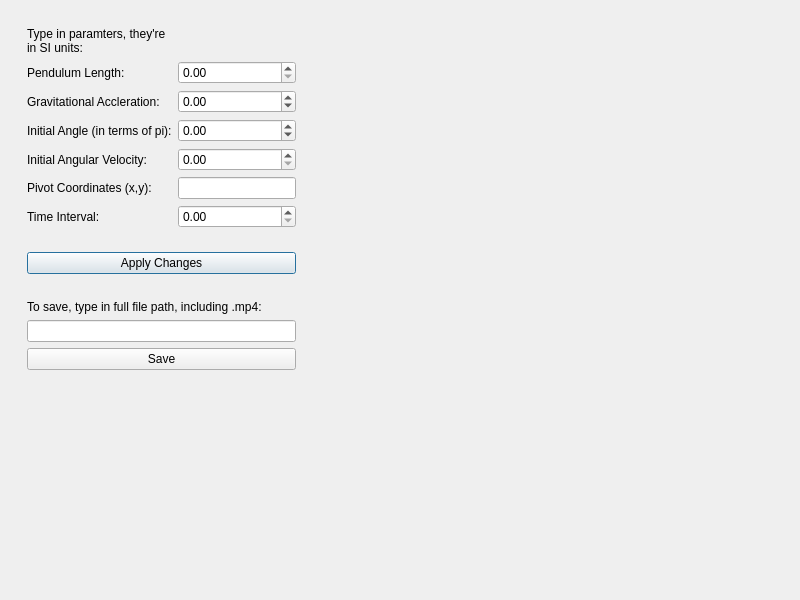
<?xml version="1.0" encoding="UTF-8"?>
<ui version="4.0">
 <class>MainWindow</class>
 <widget class="QMainWindow" name="MainWindow">
  <property name="geometry">
   <rect>
    <x>0</x>
    <y>0</y>
    <width>800</width>
    <height>600</height>
   </rect>
  </property>
  <property name="windowTitle">
   <string>Simple Pendulum Simulator</string>
  </property>
  <widget class="QWidget" name="centralwidget">
   <layout class="QVBoxLayout" name="verticalLayout">
    <item>
     <layout class="QHBoxLayout" name="horizontalLayout">
      <property name="sizeConstraint">
       <enum>QLayout::SetMaximumSize</enum>
      </property>
      <item>
       <widget class="QWidget" name="widget_3" native="true">
        <property name="maximumSize">
         <size>
          <width>305</width>
          <height>16777215</height>
         </size>
        </property>
        <layout class="QVBoxLayout" name="verticalLayout_2">
         <item>
          <widget class="QWidget" name="widget_2" native="true">
           <property name="maximumSize">
            <size>
             <width>16777215</width>
             <height>16777215</height>
            </size>
           </property>
           <layout class="QGridLayout" name="gridLayout">
            <item row="2" column="1">
             <widget class="QDoubleSpinBox" name="gSpinBox">
              <property name="styleSheet">
               <string notr="true">font: 9pt &quot;Arial&quot;;</string>
              </property>
              <property name="minimum">
               <double>-1000.000000000000000</double>
              </property>
              <property name="maximum">
               <double>1000.000000000000000</double>
              </property>
             </widget>
            </item>
            <item row="5" column="0">
             <widget class="QLabel" name="label_4">
              <property name="styleSheet">
               <string notr="true">font: 9pt &quot;Arial&quot;;</string>
              </property>
              <property name="text">
               <string>Pivot Coordinates (x,y):</string>
              </property>
             </widget>
            </item>
            <item row="1" column="0">
             <widget class="QLabel" name="label">
              <property name="styleSheet">
               <string notr="true">font: 9pt &quot;Arial&quot;;</string>
              </property>
              <property name="text">
               <string>Pendulum Length:</string>
              </property>
             </widget>
            </item>
            <item row="6" column="0">
             <widget class="QLabel" name="label_6">
              <property name="styleSheet">
               <string notr="true">font: 9pt &quot;Arial&quot;;</string>
              </property>
              <property name="text">
               <string>Time Interval:</string>
              </property>
             </widget>
            </item>
            <item row="3" column="0">
             <widget class="QLabel" name="label_2">
              <property name="styleSheet">
               <string notr="true">font: 9pt &quot;Arial&quot;;</string>
              </property>
              <property name="text">
               <string>Initial Angle (in terms of pi):</string>
              </property>
             </widget>
            </item>
            <item row="1" column="1">
             <widget class="QDoubleSpinBox" name="lengthSpinBox">
              <property name="styleSheet">
               <string notr="true">font: 9pt &quot;Arial&quot;;</string>
              </property>
              <property name="maximum">
               <double>1000.000000000000000</double>
              </property>
             </widget>
            </item>
            <item row="6" column="1">
             <widget class="QDoubleSpinBox" name="intervalSpinBox">
              <property name="styleSheet">
               <string notr="true">font: 9pt &quot;Arial&quot;;</string>
              </property>
             </widget>
            </item>
            <item row="5" column="1">
             <widget class="QLineEdit" name="pivotCoorLineEdit">
              <property name="styleSheet">
               <string notr="true">font: 9pt &quot;Arial&quot;;</string>
              </property>
             </widget>
            </item>
            <item row="4" column="1">
             <widget class="QDoubleSpinBox" name="angularVelocitySpinBox">
              <property name="styleSheet">
               <string notr="true">font: 9pt &quot;Arial&quot;;</string>
              </property>
             </widget>
            </item>
            <item row="3" column="1">
             <widget class="QDoubleSpinBox" name="angleSpinBox">
              <property name="styleSheet">
               <string notr="true">font: 9pt &quot;Arial&quot;;</string>
              </property>
              <property name="minimum">
               <double>-1.000000000000000</double>
              </property>
              <property name="maximum">
               <double>1.000000000000000</double>
              </property>
              <property name="value">
               <double>0.000000000000000</double>
              </property>
             </widget>
            </item>
            <item row="2" column="0">
             <widget class="QLabel" name="label_5">
              <property name="styleSheet">
               <string notr="true">font: 9pt &quot;Arial&quot;;</string>
              </property>
              <property name="text">
               <string>Gravitational Accleration:</string>
              </property>
             </widget>
            </item>
            <item row="4" column="0">
             <widget class="QLabel" name="label_3">
              <property name="styleSheet">
               <string notr="true">font: 9pt &quot;Arial&quot;;</string>
              </property>
              <property name="text">
               <string>Initial Angular Velocity:</string>
              </property>
             </widget>
            </item>
            <item row="0" column="0">
             <widget class="QLabel" name="label_8">
              <property name="styleSheet">
               <string notr="true">font: 75 9pt &quot;Arial&quot;;</string>
              </property>
              <property name="text">
               <string>Type in paramters, they're in SI units:</string>
              </property>
              <property name="wordWrap">
               <bool>true</bool>
              </property>
             </widget>
            </item>
           </layout>
          </widget>
         </item>
         <item>
          <widget class="QWidget" name="widget_4" native="true">
           <layout class="QVBoxLayout" name="verticalLayout_3">
            <item>
             <widget class="QPushButton" name="applyButton">
              <property name="styleSheet">
               <string notr="true">font: 9pt &quot;Arial&quot;;</string>
              </property>
              <property name="text">
               <string>Apply Changes</string>
              </property>
              <property name="autoDefault">
               <bool>false</bool>
              </property>
              <property name="default">
               <bool>true</bool>
              </property>
             </widget>
            </item>
            <item>
             <widget class="QLabel" name="changesLabel">
              <property name="font">
               <font>
                <family>Arial</family>
                <pointsize>9</pointsize>
               </font>
              </property>
              <property name="styleSheet">
               <string notr="true">font: 9pt &quot;Arial&quot;;
color: rgb(255, 0, 0);</string>
              </property>
              <property name="text">
               <string/>
              </property>
             </widget>
            </item>
            <item>
             <widget class="QLabel" name="label_7">
              <property name="styleSheet">
               <string notr="true">font: 9pt &quot;Arial&quot;;</string>
              </property>
              <property name="text">
               <string>To save, type in full file path, including .mp4:</string>
              </property>
              <property name="textFormat">
               <enum>Qt::AutoText</enum>
              </property>
              <property name="wordWrap">
               <bool>true</bool>
              </property>
             </widget>
            </item>
            <item>
             <widget class="QLineEdit" name="lineEdit">
              <property name="enabled">
               <bool>true</bool>
              </property>
              <property name="styleSheet">
               <string notr="true">font: 9pt &quot;Arial&quot;;</string>
              </property>
             </widget>
            </item>
            <item>
             <widget class="QPushButton" name="saveButton">
              <property name="styleSheet">
               <string notr="true">font: 9pt &quot;Arial&quot;;</string>
              </property>
              <property name="text">
               <string>Save</string>
              </property>
             </widget>
            </item>
            <item>
             <widget class="QLabel" name="saveLabel">
              <property name="styleSheet">
               <string notr="true">font: 9pt &quot;Arial&quot;;
color: rgb(255, 0, 0);</string>
              </property>
              <property name="text">
               <string/>
              </property>
             </widget>
            </item>
            <item>
             <spacer name="verticalSpacer">
              <property name="orientation">
               <enum>Qt::Vertical</enum>
              </property>
              <property name="sizeHint" stdset="0">
               <size>
                <width>20</width>
                <height>40</height>
               </size>
              </property>
             </spacer>
            </item>
           </layout>
          </widget>
         </item>
        </layout>
       </widget>
      </item>
      <item>
       <widget class="QWidget" name="widget" native="true">
        <property name="autoFillBackground">
         <bool>false</bool>
        </property>
        <layout class="QGridLayout" name="gridLayout_2"/>
       </widget>
      </item>
     </layout>
    </item>
   </layout>
  </widget>
 </widget>
 <resources/>
 <connections/>
</ui>
